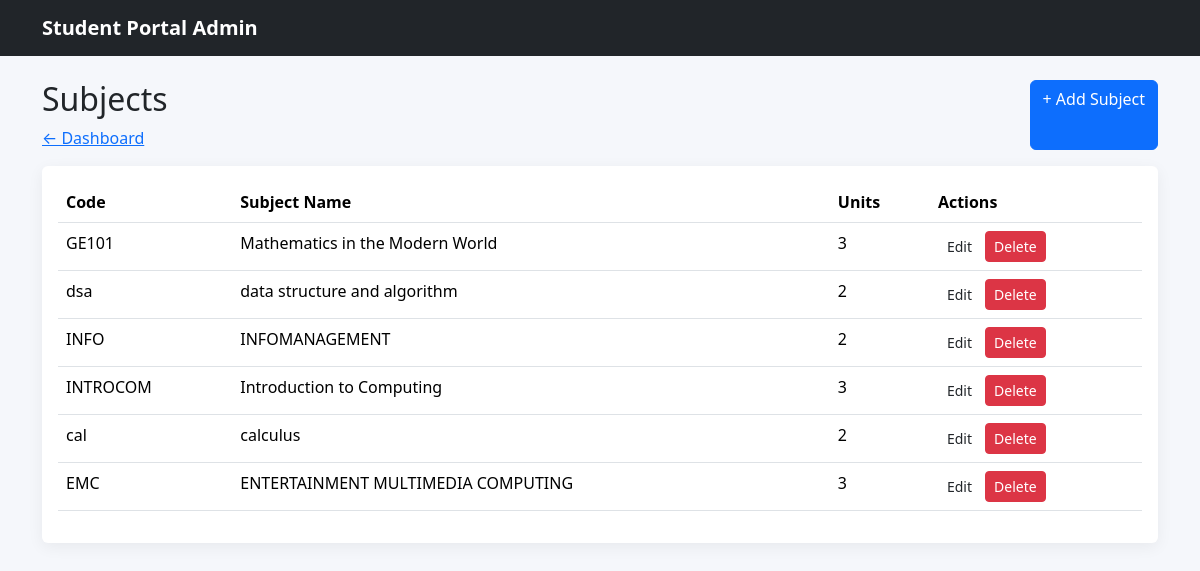
The app's page /sanchezc2/admin/subjects/index.php (signed in) with its own data.
### tables this page shows
CREATE TABLE `subjects` (
  `id` int(11) NOT NULL,
  `subject_code` varchar(20) NOT NULL,
  `subject_name` varchar(100) NOT NULL,
  `units` int(11) NOT NULL
);

### sanchezc2/admin/subjects/index.php (the view, shortened to what this page needs)
<?php
 include "../../config/database.php";
$sql = "SELECT * FROM `subjects`";
$result = mysqli_query($conn, $sql);
?>
<!doctype html>
<html lang="en">
<head>
    <link
        href="../../assets/vendor/bootstrap/css/bootstrap.min.css"
        rel="stylesheet"
    >
    <link
        href="../../assets/css/style.css"
        rel="stylesheet"
    >
</head>
<body>
    <nav class="navbar navbar-dark bg-dark">
        <div class="container">
            <a
                class="navbar-brand"
                href="dashboard.html"
            >
                Student Portal Admin
            </a>
        </div>
    </nav>
    <div class="container py-4">
        <div class="d-flex justify-content-between mb-3">
            <div>
                <h2>Subjects</h2>
                <a href="../dashboard.php">
                    ← Dashboard
                </a>
            </div>
            <a
                href="create.php"
                class="btn btn-primary"
            >
                + Add Subject
            </a>
        </div>
        <div class="card">
            <div class="card-body">
                <table class="table">
                    <thead>
                        <tr>
                            <th>Code</th>
                            <th>Subject Name</th>
                            <th>Units</th>
                            <th>Actions</th>
                        </tr>
                    </thead>
                    <tbody>
                          <?php
                         while($row = mysqli_fetch_assoc($result)){
                         ?>
                        <tr>
                            <td><?php echo htmlspecialchars($row["subject_code"]);?></td>
                            <td>
                            <?php echo htmlspecialchars($row["subject_name"]);?>
                            </td>
                            <td><?php echo htmlspecialchars($row["units"]);?></td>
                            <td>
                                <a
                                    href="edit.php?id=<?php echo $row['id'];?>"
                                    class="btn btn-warni    ng btn-sm"
                                >
                                    Edit
                                </a>
                                <a
                                    class="btn btn-danger btn-sm"
                                    href="delete.php?id=<?php echo $row['id'];?>"
                                    onclick="return confirm('Are you sure you want to delete this record man')"
                                >
                                    Delete
                                </a>
                            </td>
                        </tr>
                        <?php
                                   }
                             ?>
                    </tbody>
                </table>
            </div>
        </div>
    </div>
</body>
</html>

### sanchezc2/assets/css/style.css (style rules this page uses)
body { background: #f5f7fb; }
.navbar-brand { font-weight: 700; }
.card { border: 0; box-shadow: 0 0.25rem 1rem rgba(0,0,0,.06); }

### records on screen
subjects: subject_code "GE101", subject_name "Mathematics in the Modern World", units "3"
subjects: subject_code "dsa", subject_name "data structure and algorithm", units "2"
subjects: subject_code "INFO", subject_name "INFOMANAGEMENT", units "2"
subjects: subject_code "INTROCOM", subject_name "Introduction to Computing", units "3"
subjects: subject_code "cal", subject_name "calculus", units "2"
subjects: subject_code "EMC", subject_name "ENTERTAINMENT MULTIMEDIA COMPUTING", units "3"
